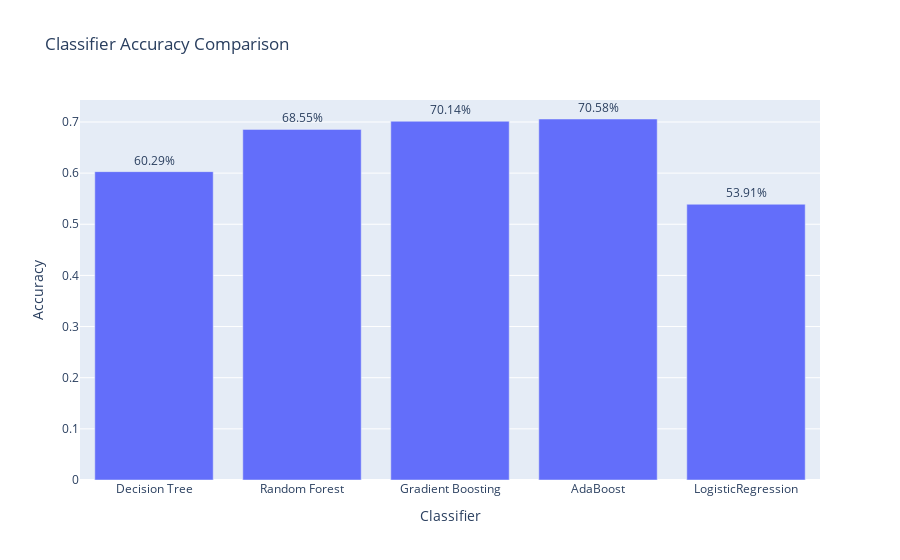

The cell this chart's notebook holds for it:
### Code cell
# Create a bar chart comparing accuracy
accuracy_df = pd.DataFrame(results)
fig = px.bar(accuracy_df, x='Classifier', y='Accuracy', text='Accuracy', title='Classifier Accuracy Comparison')
fig.update_traces(texttemplate='%{text:.2%}', textposition='outside')
fig.show()

### Figure 1 — Plotly figure (JSON) as saved in the notebook; plotly's stock layout.template omitted (floating-point values rounded to 4 significant figures)
{"data": [{"alignmentgroup": "True", "hovertemplate": "Classifier=%{x}<br>Accuracy=%{text}<extra></extra>", "legendgroup": "", "marker": {"color": "#636efa", "pattern": {"shape": ""}}, "name": "", "offsetgroup": "", "orientation": "v", "showlegend": false, "text": [0.6029, 0.6855, 0.7014, 0.7058, 0.5391], "textposition": "outside", "texttemplate": "%{text:.2%}", "type": "bar", "x": ["Decision Tree", "Random Forest", "Gradient Boosting", "AdaBoost", "LogisticRegression"], "xaxis": "x", "y": [0.6029, 0.6855, 0.7014, 0.7058, 0.5391], "yaxis": "y"}], "layout": {"barmode": "relative", "legend": {"tracegroupgap": 0}, "title": {"text": "Classifier Accuracy Comparison"}, "xaxis": {"anchor": "y", "domain": [0, 1], "title": {"text": "Classifier"}}, "yaxis": {"anchor": "x", "domain": [0, 1], "title": {"text": "Accuracy"}}}}
